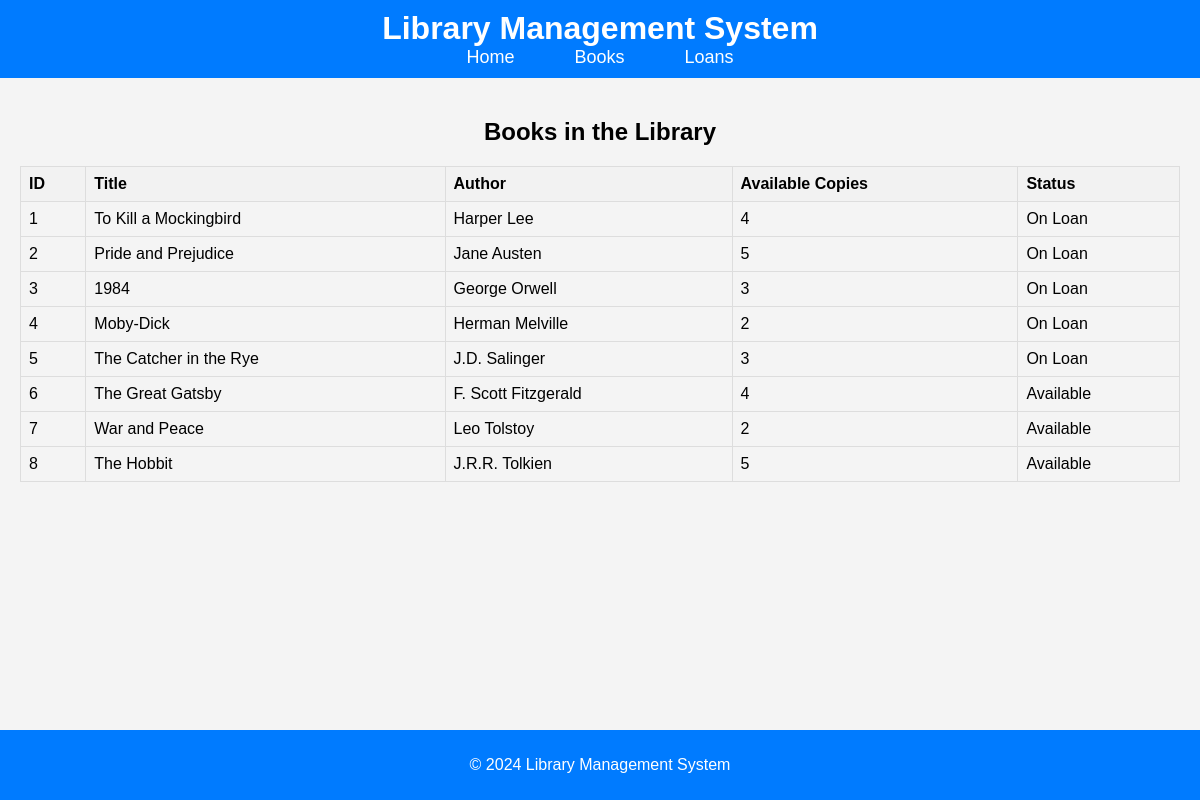
/books, run on the app's committed database.
### tables this page shows
CREATE TABLE books (
    book_id INTEGER PRIMARY KEY AUTOINCREMENT,
    title TEXT NOT NULL,
    author TEXT NOT NULL,
    isbn TEXT UNIQUE,
    publication_year INTEGER,
    genre TEXT,
    quantity INTEGER NOT NULL DEFAULT 1,
    available_copies INTEGER NOT NULL DEFAULT 1
);

### app.py (the view)
@app.route("/books")
def list_books():
    books = get_books_with_loans()
    return render_template("books.html", books=books)

### app.py (called while the page is built)
def get_books_with_loans():
    conn = sqlite3.connect("library.db")
    cursor = conn.cursor()
    cursor.execute(
        """
    SELECT
        b.book_id, b.title, b.author, b.available_copies,
        CASE
            WHEN l.return_date IS NULL AND l.loan_id IS NOT NULL THEN 'On Loan'
            ELSE 'Available'
        END as loan_status
    FROM books b
    LEFT JOIN loans l ON b.book_id = l.book_id AND l.return_date IS NULL
    """
    )
    books = cursor.fetchall()
    conn.close()
    books_list = [
        {
            "book_id": book[0],
            "title": book[1],
            "author": book[2],
            "available_copies": book[3],
            "loan_status": book[4],
        }
        for book in books
    ]
    return books_list

### templates/books.html
{% extends 'base.html' %}
{% block content %}
<h2>Books in the Library</h2>
<table>
    <thead>
        <tr>
            <th>ID</th>
            <th>Title</th>
            <th>Author</th>
            <th>Available Copies</th>
            <th>Status</th>
        </tr>
    </thead>
    <tbody>
        {% for book in books %}
        <tr>
            <td>{{ book.book_id }}</td>
            <td>{{ book.title }}</td>
            <td>{{ book.author }}</td>
            <td>{{ book.available_copies }}</td>
            <td>{{ book.loan_status }}</td>
        </tr>
        {% endfor %}
    </tbody>
</table>
{% endblock %}

### templates/base.html (shortened to what this page needs)
<!DOCTYPE html>
<html lang="en">
<head>
    <link rel="stylesheet" href="{{ url_for('static', filename='styles.css') }}">
</head>
<body>
    <header>
        <h1>Library Management System</h1>
        <nav>
            <ul>
                <li><a href="{{ url_for('home') }}">Home</a></li>
                <li><a href="{{ url_for('list_books') }}">Books</a></li>
                <li><a href="{{ url_for('list_loans') }}">Loans</a></li>
            </ul>
        </nav>
    </header>
    <main>
        {% block content %}{% endblock %}
    </main>
    <footer>
        <p>&copy; 2024 Library Management System</p>
    </footer>
</body>
</html>

### static/styles.css (style rules this page uses)
body { font-family: Arial, sans-serif; margin: 0; padding: 0; background-color: #f4f4f4; }
header { background-color: #333; color: #fff; padding: 10px 0; text-align: center; }
nav ul { list-style-type: none; padding: 0; }
nav ul li { display: inline; margin-right: 10px; }
nav ul li a { color: #fff; text-decoration: none; }
main { padding: 20px; }
table { width: 100%; border-collapse: collapse; margin-bottom: 20px; }
table, th, td { border: 1px solid #ddd; }
th, td { padding: 8px; text-align: left; }
th { background-color: #f2f2f2; }
footer { background-color: #333; color: #fff; text-align: center; padding: 10px 0; position: fixed; bottom: 0; width: 100%; }
header { background-color: #007bff; color: #fff; padding: 10px 0; text-align: center; }
header h1 { margin: 0; }
nav ul { list-style: none; padding: 0; margin: 0; display: flex; justify-content: center; }
nav ul li { margin: 0 15px; }
nav ul li a { color: #fff; text-decoration: none; font-size: 18px; padding: 10px 15px; border-radius: 5px; transition: background-color 0.3s; }
main { padding: 20px; text-align: center; }
footer { background-color: #007bff; color: #fff; text-align: center; padding: 10px 0; position: fixed; width: 100%; bottom: 0; }

### data on the page
books: book_id "1", title "To Kill a Mockingbird", author "Harper Lee", available_copies "4", loan_status "On Loan"
books: book_id "2", title "Pride and Prejudice", author "Jane Austen", available_copies "5", loan_status "On Loan"
books: book_id "3", title "1984", author "George Orwell", available_copies "3", loan_status "On Loan"
books: book_id "4", title "Moby-Dick", author "Herman Melville", available_copies "2", loan_status "On Loan"
books: book_id "5", title "The Catcher in the Rye", author "J.D. Salinger", available_copies "3", loan_status "On Loan"
books: book_id "6", title "The Great Gatsby", author "F. Scott Fitzgerald", available_copies "4", loan_status "Available"
books: book_id "7", title "War and Peace", author "Leo Tolstoy", available_copies "2", loan_status "Available"
books: book_id "8", title "The Hobbit", author "J.R.R. Tolkien", available_copies "5", loan_status "Available"
